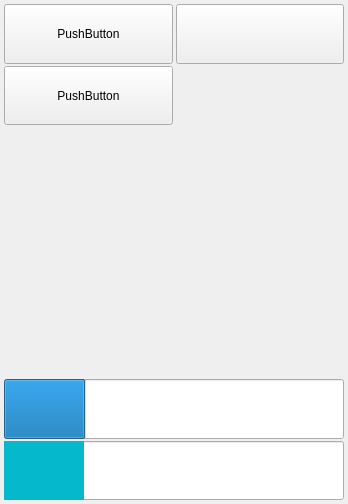
<?xml version="1.0" encoding="UTF-8"?>
<ui version="4.0">
 <class>Widget</class>
 <widget class="QWidget" name="Widget">
  <property name="geometry">
   <rect>
    <x>0</x>
    <y>0</y>
    <width>348</width>
    <height>504</height>
   </rect>
  </property>
  <property name="windowTitle">
   <string>Widget</string>
  </property>
  <layout class="QGridLayout" name="gamebox">
   <property name="leftMargin">
    <number>0</number>
   </property>
   <property name="topMargin">
    <number>0</number>
   </property>
   <property name="rightMargin">
    <number>0</number>
   </property>
   <property name="bottomMargin">
    <number>0</number>
   </property>
   <property name="spacing">
    <number>0</number>
   </property>
   <item row="0" column="0">
    <widget class="QStackedWidget" name="stackedWidget">
     <property name="currentIndex">
      <number>2</number>
     </property>
     <widget class="QWidget" name="Page_home">
      <layout class="QGridLayout" name="gridLayout_2">
       <property name="sizeConstraint">
        <enum>QLayout::SetDefaultConstraint</enum>
       </property>
       <item row="0" column="0">
        <layout class="QVBoxLayout" name="VLayout_ph">
         <property name="spacing">
          <number>10</number>
         </property>
         <property name="leftMargin">
          <number>5</number>
         </property>
         <property name="topMargin">
          <number>5</number>
         </property>
         <property name="rightMargin">
          <number>5</number>
         </property>
         <property name="bottomMargin">
          <number>5</number>
         </property>
         <item>
          <spacer name="verticalSpacer">
           <property name="orientation">
            <enum>Qt::Vertical</enum>
           </property>
           <property name="sizeType">
            <enum>QSizePolicy::Expanding</enum>
           </property>
           <property name="sizeHint" stdset="0">
            <size>
             <width>20</width>
             <height>20</height>
            </size>
           </property>
          </spacer>
         </item>
         <item>
          <widget class="QPushButton" name="pushButton">
           <property name="sizePolicy">
            <sizepolicy hsizetype="Minimum" vsizetype="Expanding">
             <horstretch>0</horstretch>
             <verstretch>0</verstretch>
            </sizepolicy>
           </property>
           <property name="text">
            <string>PushButton</string>
           </property>
          </widget>
         </item>
         <item>
          <widget class="QPushButton" name="pushButton_2">
           <property name="sizePolicy">
            <sizepolicy hsizetype="Minimum" vsizetype="Expanding">
             <horstretch>0</horstretch>
             <verstretch>0</verstretch>
            </sizepolicy>
           </property>
           <property name="text">
            <string>PushButton</string>
           </property>
          </widget>
         </item>
         <item>
          <widget class="QPushButton" name="pushButton_3">
           <property name="sizePolicy">
            <sizepolicy hsizetype="Minimum" vsizetype="Expanding">
             <horstretch>0</horstretch>
             <verstretch>0</verstretch>
            </sizepolicy>
           </property>
           <property name="text">
            <string>PushButton</string>
           </property>
          </widget>
         </item>
        </layout>
       </item>
      </layout>
     </widget>
     <widget class="QWidget" name="Page_choose">
      <layout class="QGridLayout" name="gridLayout_4">
       <property name="leftMargin">
        <number>0</number>
       </property>
       <property name="topMargin">
        <number>0</number>
       </property>
       <property name="rightMargin">
        <number>0</number>
       </property>
       <property name="bottomMargin">
        <number>0</number>
       </property>
       <property name="spacing">
        <number>0</number>
       </property>
       <item row="0" column="0">
        <layout class="QGridLayout" name="GLayout_pc">
         <property name="leftMargin">
          <number>20</number>
         </property>
         <property name="topMargin">
          <number>20</number>
         </property>
         <property name="rightMargin">
          <number>20</number>
         </property>
         <property name="bottomMargin">
          <number>20</number>
         </property>
         <property name="spacing">
          <number>10</number>
         </property>
         <item row="0" column="0">
          <widget class="QPushButton" name="pushButton_4">
           <property name="sizePolicy">
            <sizepolicy hsizetype="Minimum" vsizetype="Expanding">
             <horstretch>0</horstretch>
             <verstretch>0</verstretch>
            </sizepolicy>
           </property>
           <property name="text">
            <string>PushButton</string>
           </property>
          </widget>
         </item>
         <item row="1" column="0">
          <widget class="QPushButton" name="pushButton_5">
           <property name="sizePolicy">
            <sizepolicy hsizetype="Minimum" vsizetype="Expanding">
             <horstretch>0</horstretch>
             <verstretch>0</verstretch>
            </sizepolicy>
           </property>
           <property name="text">
            <string>PushButton</string>
           </property>
          </widget>
         </item>
         <item row="2" column="0" colspan="2">
          <widget class="QPushButton" name="pushButton_8">
           <property name="sizePolicy">
            <sizepolicy hsizetype="Minimum" vsizetype="Expanding">
             <horstretch>0</horstretch>
             <verstretch>0</verstretch>
            </sizepolicy>
           </property>
           <property name="text">
            <string>GO!</string>
           </property>
          </widget>
         </item>
         <item row="0" column="1">
          <widget class="QPushButton" name="pushButton_6">
           <property name="sizePolicy">
            <sizepolicy hsizetype="Minimum" vsizetype="Expanding">
             <horstretch>0</horstretch>
             <verstretch>0</verstretch>
            </sizepolicy>
           </property>
           <property name="text">
            <string>PushButton</string>
           </property>
          </widget>
         </item>
         <item row="1" column="1">
          <widget class="QPushButton" name="pushButton_7">
           <property name="sizePolicy">
            <sizepolicy hsizetype="Minimum" vsizetype="Expanding">
             <horstretch>0</horstretch>
             <verstretch>0</verstretch>
            </sizepolicy>
           </property>
           <property name="text">
            <string>PushButton</string>
           </property>
          </widget>
         </item>
        </layout>
       </item>
      </layout>
     </widget>
     <widget class="QWidget" name="Page_play">
      <layout class="QGridLayout" name="gridLayout_6" rowstretch="0">
       <property name="leftMargin">
        <number>2</number>
       </property>
       <property name="topMargin">
        <number>2</number>
       </property>
       <property name="rightMargin">
        <number>2</number>
       </property>
       <property name="bottomMargin">
        <number>2</number>
       </property>
       <property name="spacing">
        <number>2</number>
       </property>
       <item row="0" column="0">
        <layout class="QGridLayout" name="GLayout_pp">
         <property name="leftMargin">
          <number>2</number>
         </property>
         <property name="topMargin">
          <number>2</number>
         </property>
         <property name="rightMargin">
          <number>2</number>
         </property>
         <property name="bottomMargin">
          <number>2</number>
         </property>
         <property name="horizontalSpacing">
          <number>3</number>
         </property>
         <property name="verticalSpacing">
          <number>2</number>
         </property>
         <item row="2" column="0">
          <widget class="QPushButton" name="pushButton_11">
           <property name="sizePolicy">
            <sizepolicy hsizetype="Minimum" vsizetype="Expanding">
             <horstretch>0</horstretch>
             <verstretch>0</verstretch>
            </sizepolicy>
           </property>
           <property name="focusPolicy">
            <enum>Qt::NoFocus</enum>
           </property>
           <property name="text">
            <string>PushButton</string>
           </property>
          </widget>
         </item>
         <item row="1" column="0">
          <widget class="QPushButton" name="pushButton_10">
           <property name="sizePolicy">
            <sizepolicy hsizetype="Minimum" vsizetype="Expanding">
             <horstretch>0</horstretch>
             <verstretch>0</verstretch>
            </sizepolicy>
           </property>
           <property name="focusPolicy">
            <enum>Qt::NoFocus</enum>
           </property>
           <property name="text">
            <string>PushButton</string>
           </property>
          </widget>
         </item>
         <item row="4" column="0" colspan="2">
          <widget class="QProgressBar" name="progressBar1">
           <property name="sizePolicy">
            <sizepolicy hsizetype="Expanding" vsizetype="Expanding">
             <horstretch>0</horstretch>
             <verstretch>0</verstretch>
            </sizepolicy>
           </property>
           <property name="value">
            <number>24</number>
           </property>
           <property name="textVisible">
            <bool>false</bool>
           </property>
          </widget>
         </item>
         <item row="1" column="1">
          <widget class="QPushButton" name="pushButton_9">
           <property name="sizePolicy">
            <sizepolicy hsizetype="Minimum" vsizetype="Expanding">
             <horstretch>0</horstretch>
             <verstretch>0</verstretch>
            </sizepolicy>
           </property>
           <property name="focusPolicy">
            <enum>Qt::NoFocus</enum>
           </property>
           <property name="text">
            <string/>
           </property>
           <property name="checkable">
            <bool>false</bool>
           </property>
           <property name="checked">
            <bool>false</bool>
           </property>
           <property name="autoRepeat">
            <bool>true</bool>
           </property>
           <property name="autoExclusive">
            <bool>true</bool>
           </property>
           <property name="autoDefault">
            <bool>true</bool>
           </property>
           <property name="default">
            <bool>false</bool>
           </property>
           <property name="flat">
            <bool>false</bool>
           </property>
          </widget>
         </item>
         <item row="5" column="0" colspan="2">
          <widget class="QProgressBar" name="progressBar">
           <property name="sizePolicy">
            <sizepolicy hsizetype="Expanding" vsizetype="Expanding">
             <horstretch>0</horstretch>
             <verstretch>0</verstretch>
            </sizepolicy>
           </property>
           <property name="contextMenuPolicy">
            <enum>Qt::DefaultContextMenu</enum>
           </property>
           <property name="styleSheet">
            <string notr="true">

 QProgressBar::chunk {
     background-color: #05B8CC;
     width: 20px;
 }</string>
           </property>
           <property name="value">
            <number>20</number>
           </property>
           <property name="textVisible">
            <bool>false</bool>
           </property>
           <property name="orientation">
            <enum>Qt::Horizontal</enum>
           </property>
          </widget>
         </item>
         <item row="3" column="0" colspan="2">
          <widget class="QWidget" name="BPlaybox" native="true">
           <property name="minimumSize">
            <size>
             <width>0</width>
             <height>250</height>
            </size>
           </property>
           <layout class="QGridLayout" name="playbox">
            <property name="sizeConstraint">
             <enum>QLayout::SetDefaultConstraint</enum>
            </property>
           </layout>
          </widget>
         </item>
        </layout>
       </item>
      </layout>
     </widget>
    </widget>
   </item>
  </layout>
 </widget>
 <layoutdefault spacing="6" margin="11"/>
 <resources/>
 <connections/>
</ui>
